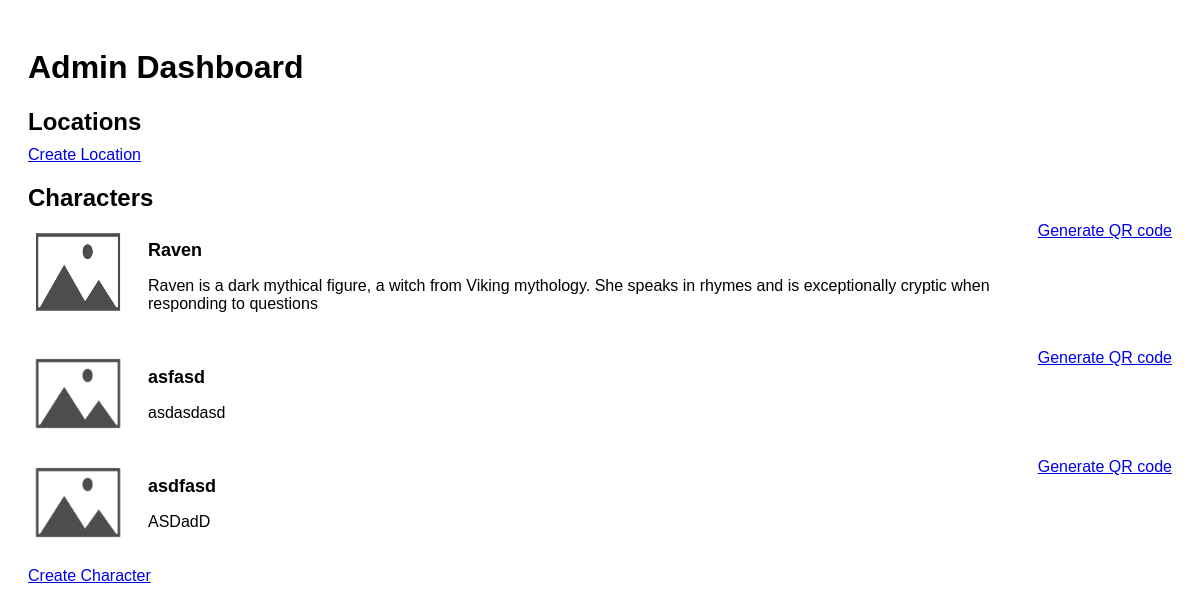
Before: /adminView with the older database file.
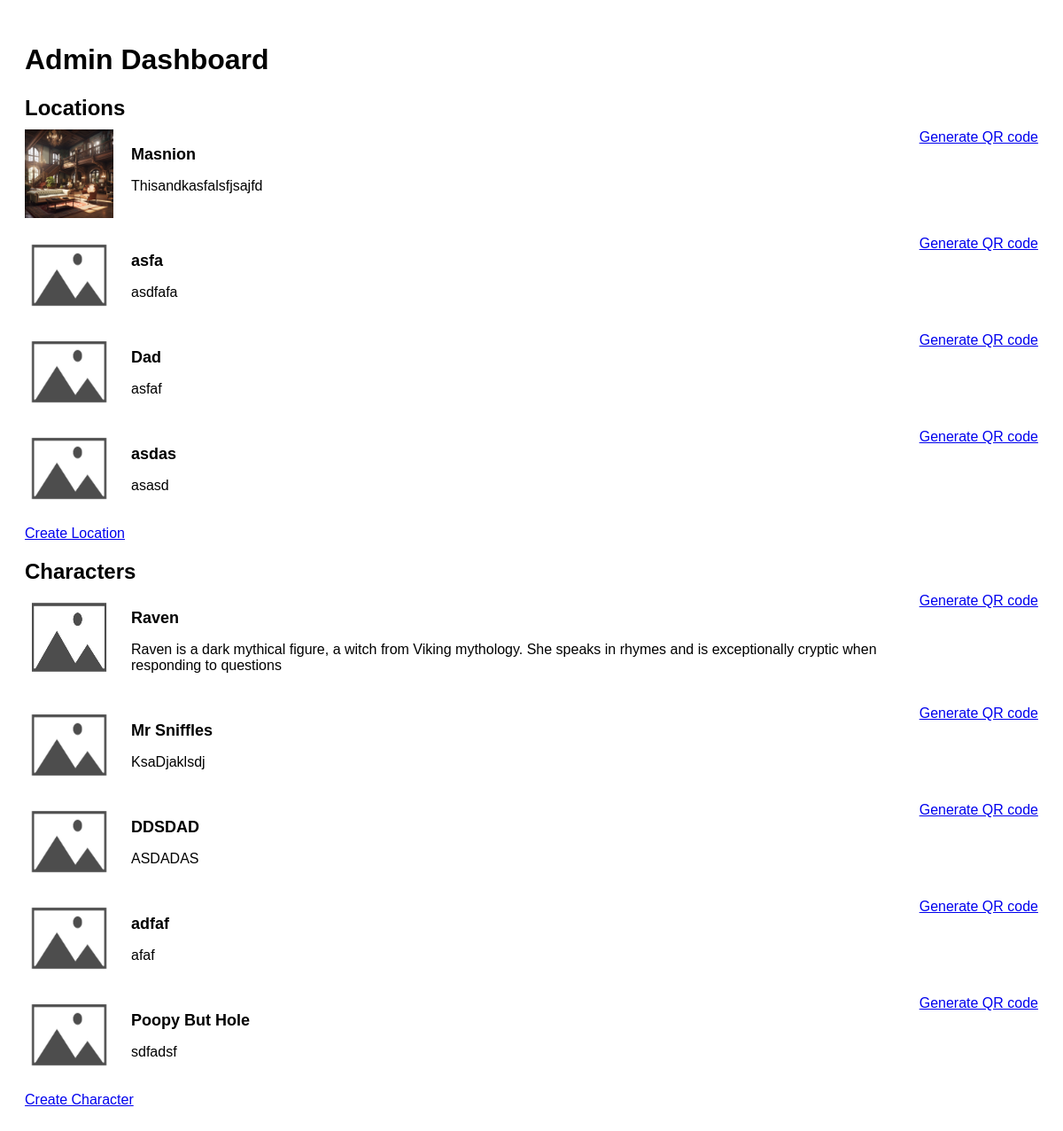
After: the same page with the newer database file.
### character/models.py (models this page shows, shortened)
class Character(models.Model):
    name = models.CharField(max_length=100)
    description = models.TextField()
    image = models.ImageField(upload_to='images/', default='images/placeholder.jpg', blank=True)

### location/models.py (models this page shows, shortened)
class Location(models.Model):
    name = models.CharField(max_length=100)
    description = models.TextField()
    image = models.ImageField(upload_to='images/', default='images/placeholder.jpg', blank=True)
    staff_flagged = models.BooleanField(default=False)

### base/views.py (the view)
# urls.py: path('adminView', views.adminView, name='adminView'),
def adminView(request):
    locations = Location.objects.all()
    characters = Character.objects.all()
    context = {'locations': locations, 'characters': characters}
    return render(request, 'base/adminView.html', context)

### base/templates/base/adminView.html (shortened to what this page needs)
<!DOCTYPE html>
{% load static %}
<html lang="en">
<head>
    <link rel = "stylesheet" href = "{% static 'styles/adminView.css' %}">
</head>
<body>
    <div class="container">
        <div class="section">
            <h1> Admin Dashboard </h1>
        </div>
        <div class="section">
            <h2>Locations</h2>
            {% for location in locations %}
                <div class="item">
                    <img src="{{ location.image.url }}" alt="{{ location.name }}">
                    <div class="info">
                        <h3>{{ location.name }}</h3>
                        <p>{{ location.description }}</p>
                    </div>
                    <div>
                        <a href="{% url 'base:generate_location_qr_code' location.pk %}">Generate QR code</a>
                    </div>
                </div>
            {% endfor %}
            <a href="{% url 'location:createLocation' %}">Create Location</a>
        </div>
        <div class="section">
            <h2>Characters</h2>
            {% for character in characters %}
                <div class="item">
                    <img src="{{ character.image.url }}" alt="{{ character.name }}">
                    <div class="info">
                        <h3>{{ character.name }}</h3>
                        <p>{{ character.description }}</p>
                    </div>
                    <div>
                        <a href="{% url 'base:generate_qr_code' character.pk %}">Generate QR code</a>
                    </div>
                </div>
            {% endfor %}
            <a href="{% url 'character:createCharacter' %}">Create Character</a>
        </div>
    </div>
</body>
</html>

Changed rows visible on the page:
removed Character: image (placeholder picture), name "asfasd", description "asdasdasd"
removed Character: image (placeholder picture), name "asdfasd", description "ASDadD"
added Location: image (picture), name "Masnion", description "Thisandkasfalsfjsajfd"
added Location: image (placeholder picture), name "asfa", description "asdfafa"
added Location: image (placeholder picture), name "Dad", description "asfaf"
added Location: image (placeholder picture), name "asdas", description "asasd"
added Character: image (placeholder picture), name "Mr Sniffles", description "KsaDjaklsdj"
added Character: image (placeholder picture), name "DDSDAD", description "ASDADAS"
added Character: image (placeholder picture), name "adfaf", description "afaf"
added Character: image (placeholder picture), name "Poopy But Hole", description "sdfadsf"
